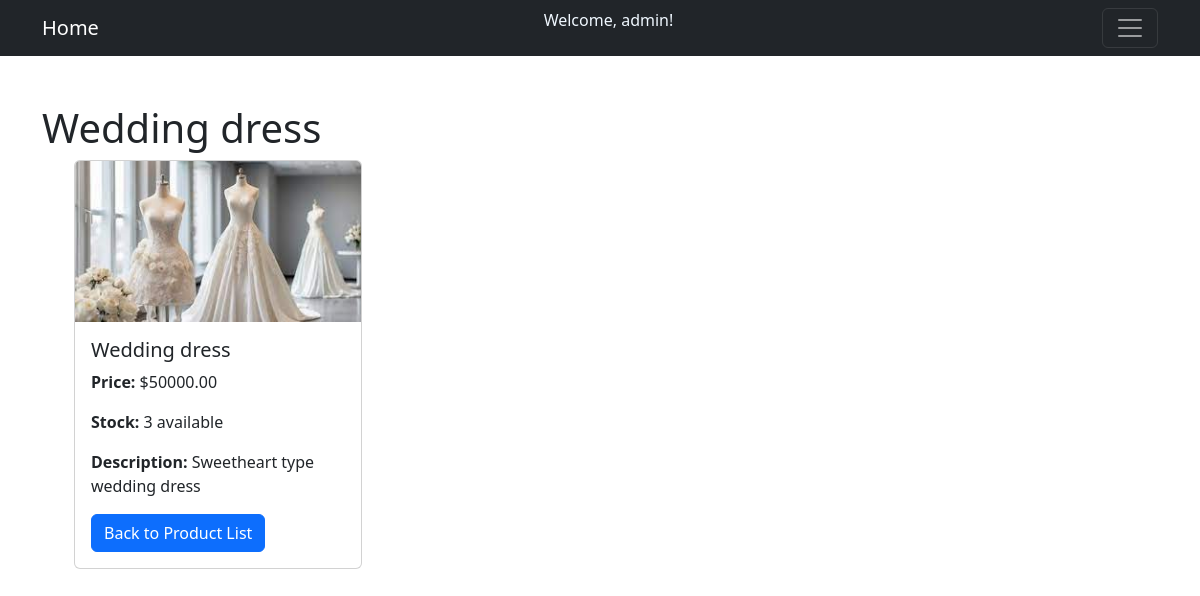
The page /product/2/ (signed in) on the database its author committed.
### store/models.py (models this page shows, shortened)
class Product(models.Model):
    name = models.CharField(max_length=200)
    image = models.ImageField(upload_to='product_images/', blank=True, null=True)
    category = models.ForeignKey(Category, related_name='product', on_delete=models.CASCADE)
    description = models.TextField()
    price = models.DecimalField(max_digits=10, decimal_places=2)
    stock = models.IntegerField()
    available = models.BooleanField(default=True)
    created = models.DateTimeField(auto_now_add=True)
    updated = models.DateTimeField(auto_now=True)
    has_colors = models.BooleanField(default=False)  # Enable/disable color feature
    colors = models.TextField(blank=True, null=True, help_text="Comma-separated list of colors")
    from django.contrib.auth.models import User

### store/views.py (the view)
# urls.py: path('product/<int:id>/', views.product_detail, name='product_detail'),
def product_detail(request, id):
    product = get_object_or_404(Product, id=id)
    return render(request, 'product/product_detail.html', {'product': product})

### store/templates/product/product_detail.html (shortened to what this page needs)
{% extends "base.html"%}
{% block content %}
                <div>
                    <h1>{{product.name}}</h1>
                    <ul>
                        <div class="card" style="width: 18rem;">
                            {%if product.image %}
                                <img class="card-img-top" src="{{product.image.url}}" alt="{{product.name}}">
                            {% else %}
                                <p>No image available</p>
                            {% endif %}
                            <div class="card-body">
                            <h5 class="card-title">{{product.name}}</h5>
                            <p class="card-text"><strong>Price:</strong> ${{ product.price }}</p>
                            <p class="card-text"><strong>Stock:</strong> {{ product.stock }} available</p>
                            <p class="card-text"><strong>Description:</strong> {{ product.description }}</p>
                            <a href="{% url 'product_list' %}" class="btn btn-primary">Back to Product List</a>
                            </div>
                        </div>
                    </ul>
                </div>
{% endblock %}

### store/templates/base.html (shortened to what this page needs)
<!DOCTYPE html>
<html lang="en">
<head>
    <link href="https://cdnjs.cloudflare.com/ajax/libs/bootstrap/5.3.0/css/bootstrap.min.css" rel="stylesheet">
</head>
<body>
    <nav class="navbar navbar-dark bg-dark">
        <div class="container">
            <a class="navbar-brand" href="{% url 'home' %}">Home</a>
            {% if user.is_authenticated %}
                <p style="color: aliceblue;">Welcome, {{ user.username }}! </p>
            {% endif %}
            <button class="navbar-toggler" type="button" data-bs-toggle="collapse" data-bs-target="#navbarNav" aria-controls="navbarNav" aria-expanded="false" aria-label="Toggle navigation">
                <span class="navbar-toggler-icon"></span>
            </button>
        </div>
    </nav>
    <div class="container mt-5">
        {% block content %}{% endblock %}
    </div>
</body>
</html>

### rows shown on the page
Product: name "Wedding dress", image (picture), price "50000.00", stock "3", description "Sweetheart type wedding dress"

### other values the page prints
{{ user.username }} "admin"
